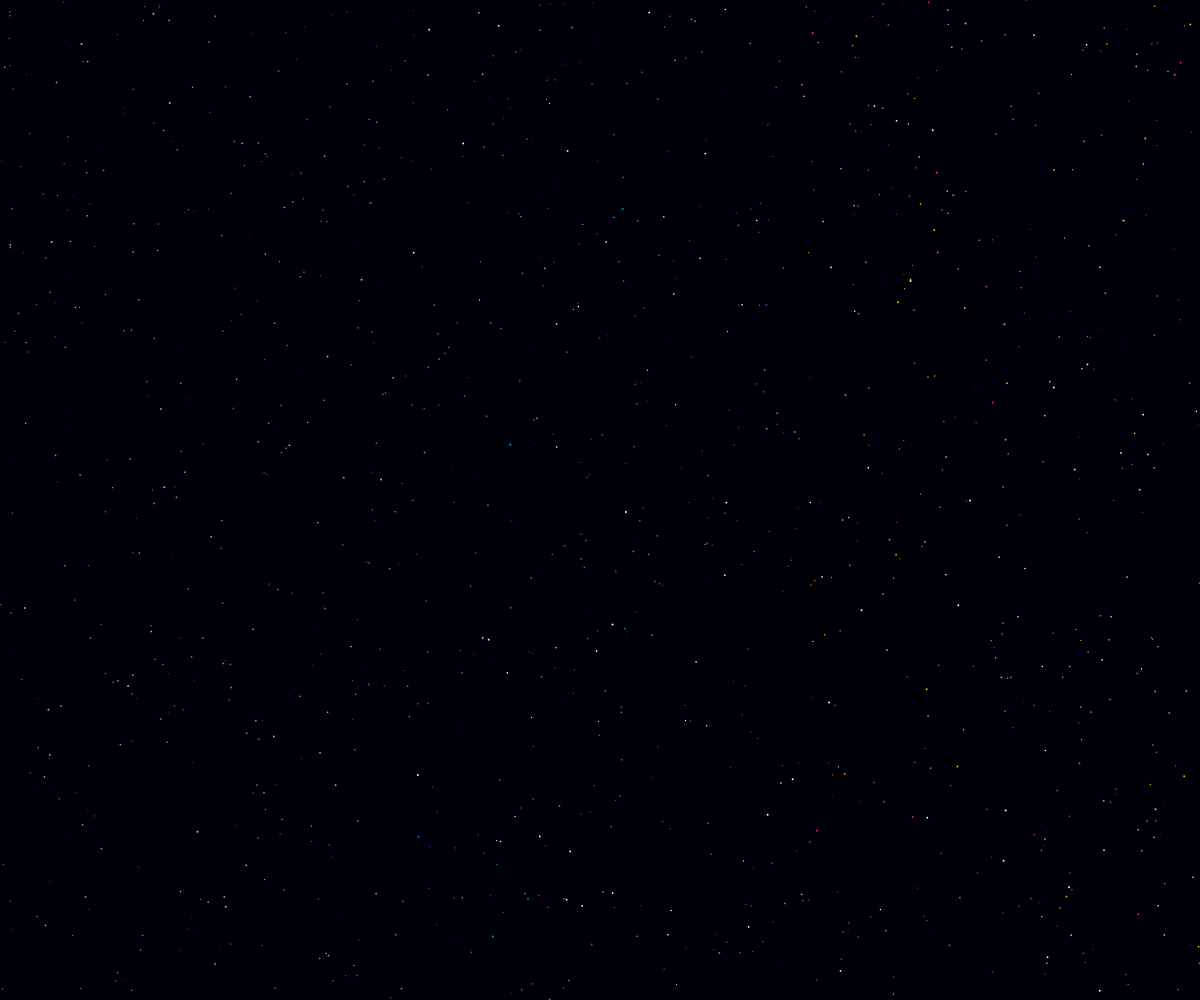
Frame 1 (no input)
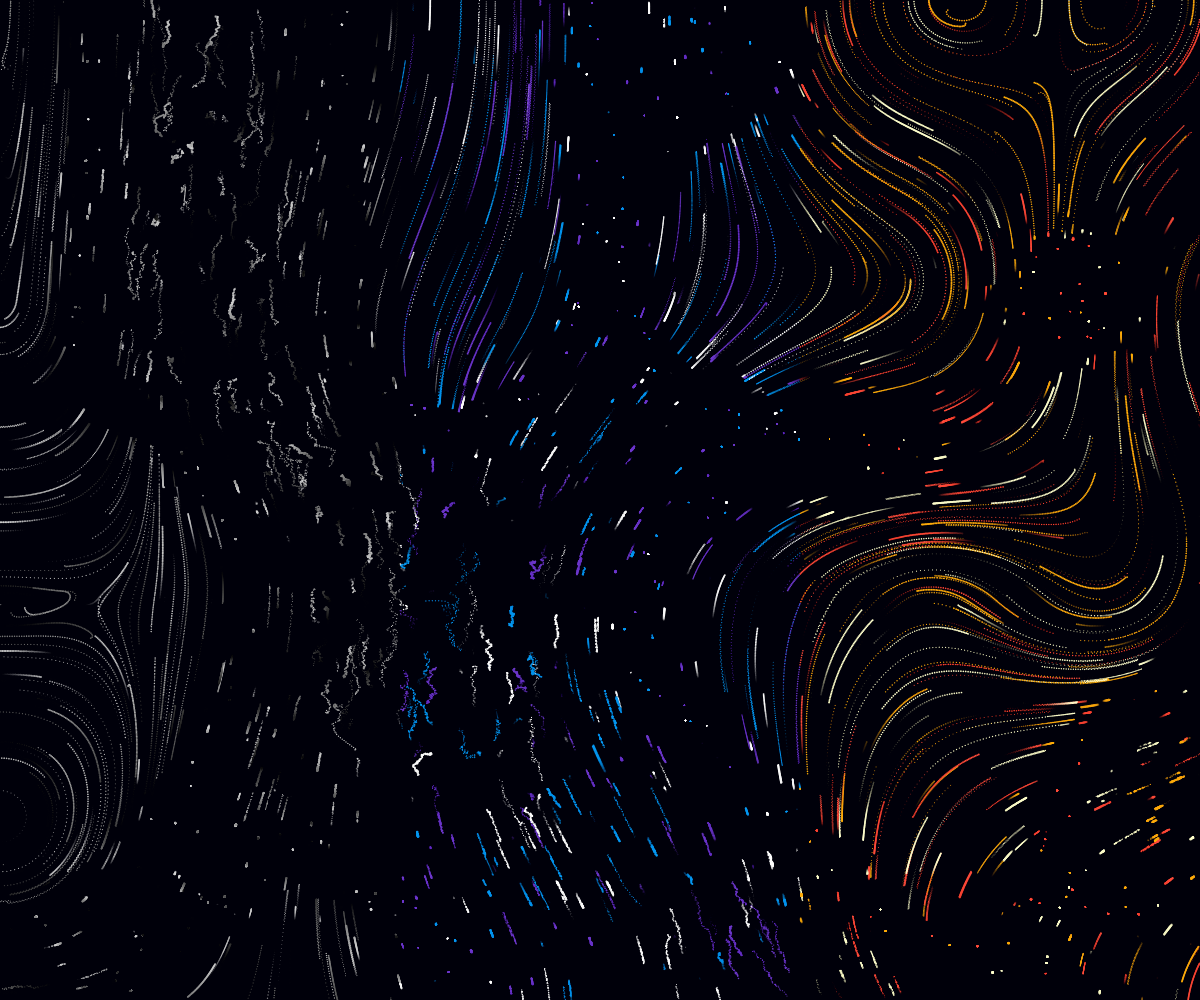
Frame 60 (no input)
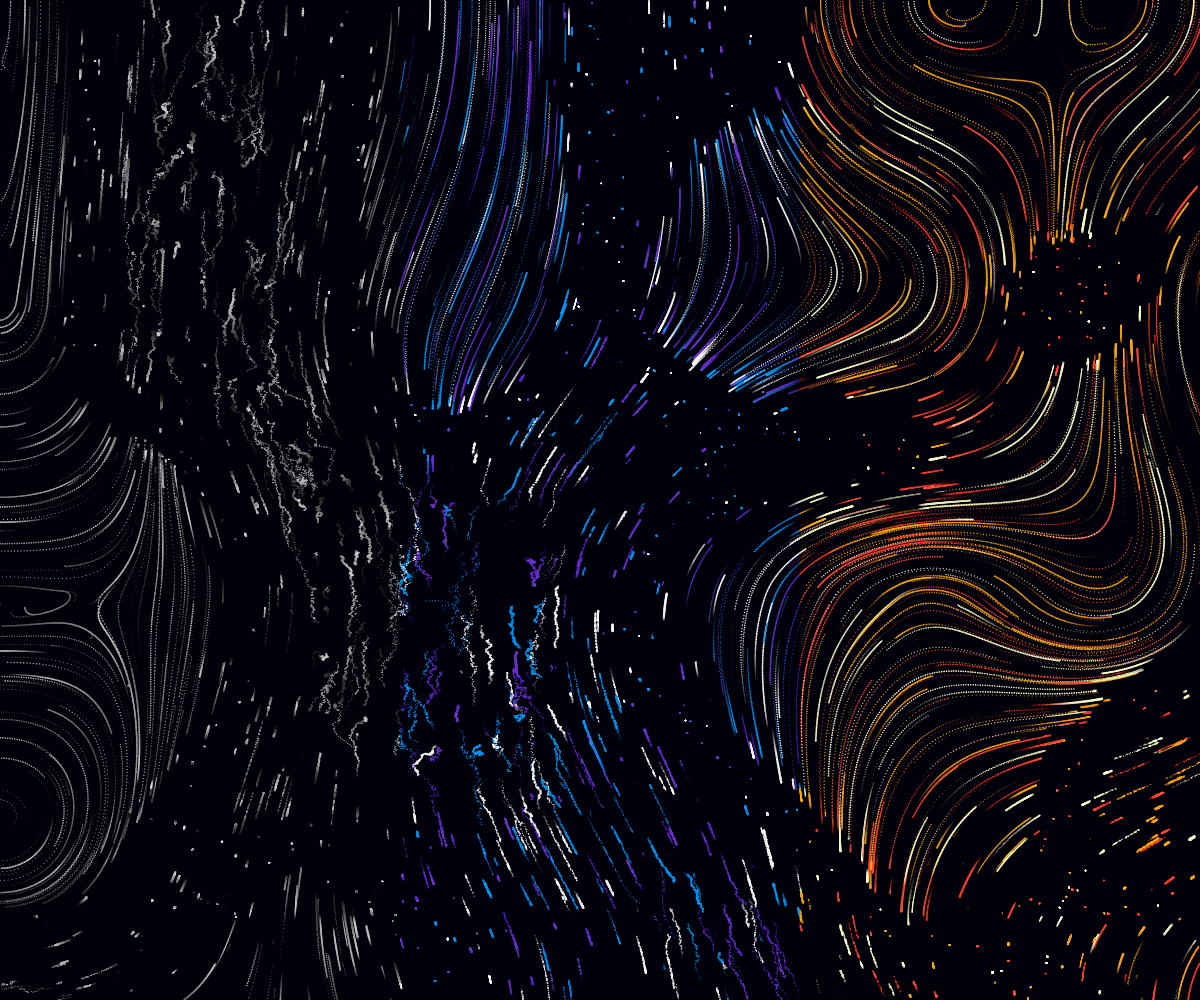
Frame 120 (the mouse pressed at the canvas centre since frame 60)

The p5.js sketch that drew these frames (run headless with seeded random() and noise() and a simulated clock; from frame 60 on, the mouse is pressed at the canvas centre):

// p5.js sketch
// ── sketch.js
// Justin Chambers (where i got this code from, i only changed a few numbers :)
// 03/2018

var particles = [];
var nums;
var particleDensity = 1000;
var noiseScale = 2400;
var maxLife = 10;
var simulationSpeed = 0.8;
var fadeFrame = 0;
var backgroundColor;
var visualMode = 0;
var numModes = 4;
var invertColors = false;

function setup(){
  nums = windowWidth * windowHeight / particleDensity;
  backgroundColor = color(0, 0, 10);
  createCanvas(windowWidth, windowHeight);
  background(backgroundColor);
  for(var i = 0; i < nums; i++){
    particles[i] = new Particle();
  }
  
}

function draw(){
  noStroke();
  
  ++fadeFrame;
  if(fadeFrame % 5 == 0){
    if(invertColors){
      blendMode(ADD);
    } else {
      blendMode(DIFFERENCE);
    }
    fill(1, 1, 1);
    rect(0,0,width,height);

    if(invertColors){
      blendMode(DARKEST);
    } else {
      blendMode(LIGHTEST);
    }
    fill(backgroundColor);
    rect(0,0,width,height);
  }
  
  blendMode(BLEND);
  smooth();
  for(var i = 0; i < nums; i++){
    var iterations = map(i,0,nums,5,1);
    var radius = map(i,0,nums,1,2);   
    // var radius = map(i,0,nums,2,6);
    
    particles[i].move(iterations);
    particles[i].checkEdge();
    
    var alpha = 255;
    var particleColor;
    var fadeRatio;
    fadeRatio = min(particles[i].life * 5 / maxLife, 1);
    fadeRatio = min((maxLife - particles[i].life) * 5 / maxLife, fadeRatio);
    var colorCase = visualMode;
    if(visualMode == 0)
    {
      colorCase = int(particles[i].pos.x / width * 3) + 1;
    }
    switch(colorCase)
    {
      case 1:
        var lifeRatioGrayscale = min(255, (255 * particles[i].life / maxLife) + red(backgroundColor));
        particleColor = color(lifeRatioGrayscale, alpha * fadeRatio);
        break;
      case 2:
        particleColor = particles[i].color;
        break;
      case 3:
        particleColor = color(blue(particles[i].color) + 70, green(particles[i].color) + 20, red(particles[i].color) - 50);
        break;
    }
    if(invertColors){
      particleColor = color(255 - red(particleColor), 255 - green(particleColor), 255 - blue(particleColor));
    }
    fill(red(particleColor), green(particleColor), blue(particleColor), alpha * fadeRatio);
    particles[i].display(radius);
  } 
}

function Particle(){
// member properties and initialization
  this.vel = createVector(0, 0);
  this.pos = createVector(random(0, width), random(0, height));
  this.life = random(0, maxLife);
  this.flip = int(random(0,2)) * 2 - 1;
  var randColor = int(random(0,3));
  switch(randColor)
  {
    case 0:
      this.color = color(110,57,204);
      break;
    case 1:
      this.color = color(7,153,242);
      break;
    case 2:
      this.color = color(255,255,255);
      break;
  }
  
// member functions
  this.move = function(iterations){
    if((this.life -= 0.06667) < 0)
      this.respawn();
    while(iterations > 0){
      var angle = 0;
      // switch(int(random(6)))
      // {
      //  case 0: angle = noise(this.pos.x/noiseScale, this.pos.y/noiseScale)*TWO_PI*noiseScale*this.flip;   //Pattern 1
      //    break;
      //  case 1: angle = noise(this.pos.x/noiseScale, this.pos.y/noiseScale)*TWO_PI*noiseScale*this.flip* int(random(2)); //Pattern 2
      //    break;
      //  case 2: angle = noise(this.pos.x/noiseScale, this.pos.y/noiseScale)*TWO_PI*noiseScale*this.flip*iterations / noiseScale; //Pattern 3
      //    break;
      //  case 3: angle = noise(this.pos.x/noiseScale, this.pos.y/noiseScale)*TWO_PI*noiseScale*this.flip*iterations; //Pattern 4
      //    break;
      //  case 4: angle = noise(this.pos.x/noiseScale, this.pos.y/noiseScale)*TWO_PI*noiseScale*this.flip/iterations; //Pattern 5
      //    break;
      //  case 5: angle = noise(this.pos.x/noiseScale, this.pos.y/noiseScale)*TWO_PI*noiseScale*this.flip*random(1); //Pattern 6
      //    break;
      // }
      angle = noise(this.pos.x/noiseScale, this.pos.y/noiseScale)*TWO_PI*noiseScale*this.flip;
      this.vel.x = cos(angle);
      this.vel.y = sin(angle);
      this.vel.mult(simulationSpeed);
      this.pos.add(this.vel);
      --iterations;
    }
  }

  this.checkEdge = function(){
    if(this.pos.x > width || this.pos.x < 0 || this.pos.y > height || this.pos.y < 0){
      this.respawn();
    }
  }
  
  this.respawn = function(){
    this.pos.x = random(0, width);
    this.pos.y = random(0, height);
    this.life = maxLife;
  }

  this.display = function(r){
    ellipse(this.pos.x, this.pos.y, r, r);
  }
}
